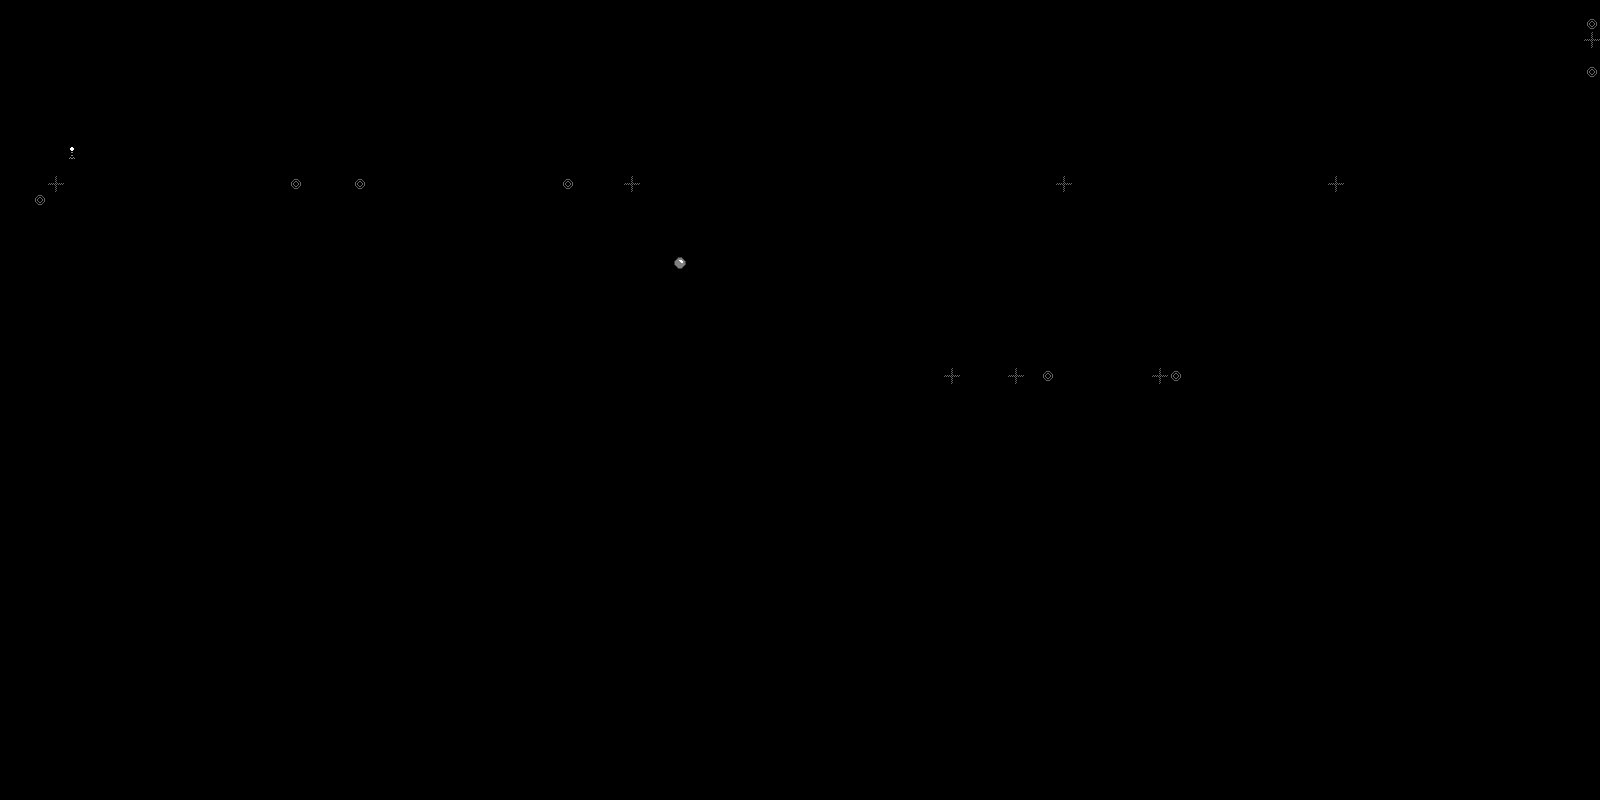

This is a level from a 2D game, rendered from its Tiled map with the project's own tilesets. A one-line summary and the map file follow, with tile-layer data summarised:
An orthogonal 100x50 tile map with 16x16 px tiles, 1 tile layer (Tile Layer 1).

<map version="1.0" orientation="orthogonal" width="100" height="50" tilewidth="16" tileheight="16">
 <tileset firstgid="1" source="terrain2.tsx" />
 <layer name="Tile Layer 1" width="100" height="50">
  <data>[5000 cells, 536 non-empty, 30 distinct tile ids]</data>
 </layer>
</map>
